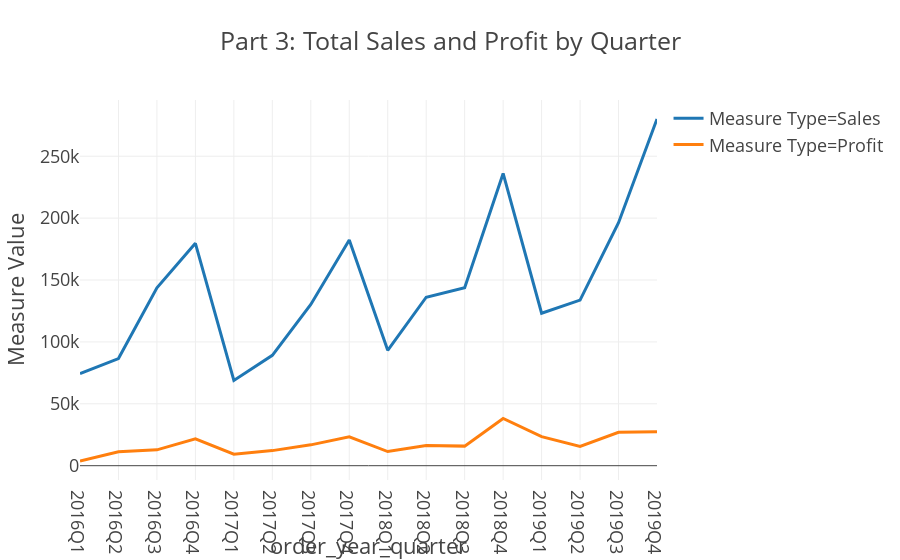

The code cell stored with this chart in its notebook:
### Markdown cell above
### Plot

### Code cell
# plot

fig = px.line(df_P3_melt,
             x='order_year_quarter',
             y='Measure Value',
             color='Measure Type',
              template='presentation',
             title='Part 3: Total Sales and Profit by Quarter')

fig.show()

### Figure 1 — Plotly figure (JSON) as saved in the notebook; plotly's stock layout.template omitted (floating-point values rounded to 4 significant figures)
{"data": [{"hoverlabel": {"namelength": 0}, "hovertemplate": "Measure Type=Sales<br>order_year_quarter=%{x}<br>Measure Value=%{y}", "legendgroup": "Measure Type=Sales", "line": {"color": "#1F77B4", "dash": "solid"}, "mode": "lines", "name": "Measure Type=Sales", "showlegend": true, "type": "scatter", "x": ["2016Q1", "2016Q2", "2016Q3", "2016Q4", "2017Q1", "2017Q2", "2017Q3", "2017Q4", "2018Q1", "2018Q2", "2018Q3", "2018Q4", "2019Q1", "2019Q2", "2019Q3", "2019Q4"], "xaxis": "x", "y": [74445, 86540, 143643, 179627, 68858, 89135, 130265, 182302, 93243, 136102, 143796, 236114, 123162, 133766, 196284, 280072], "yaxis": "y"}, {"hoverlabel": {"namelength": 0}, "hovertemplate": "Measure Type=Profit<br>order_year_quarter=%{x}<br>Measure Value=%{y}", "legendgroup": "Measure Type=Profit", "line": {"color": "#FF7F0E", "dash": "solid"}, "mode": "lines", "name": "Measure Type=Profit", "showlegend": true, "type": "scatter", "x": ["2016Q1", "2016Q2", "2016Q3", "2016Q4", "2017Q1", "2017Q2", "2017Q3", "2017Q4", "2018Q1", "2018Q2", "2018Q3", "2018Q4", "2019Q1", "2019Q2", "2019Q3", "2019Q4"], "xaxis": "x", "y": [3800, 11201, 12793, 21726, 9271, 12191, 16848, 23296, 11448, 16382, 15824, 38136, 23507, 15502, 26972, 27450], "yaxis": "y"}], "layout": {"legend": {"tracegroupgap": 0}, "title": {"text": "Part 3: Total Sales and Profit by Quarter"}, "xaxis": {"anchor": "y", "domain": [0, 1], "title": {"text": "order_year_quarter"}}, "yaxis": {"anchor": "x", "domain": [0, 1], "title": {"text": "Measure Value"}}}}
